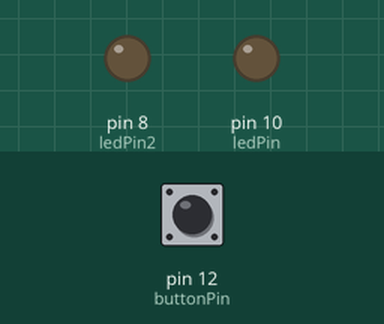
Recording of a sketch running on a simulated Arduino Uno, built with avr-gcc and run on an emulated ATmega328P. Parts: output pins drawn as LEDs (lit = HIGH). Inputs (shaded band) come from the test bench; at power-on: pin 12 (buttonPin) LOW.

Above: at 1.2 s.
1.3 s: pin 12 (buttonPin) pulled HIGH for 0.15 s
At 2.1 s:
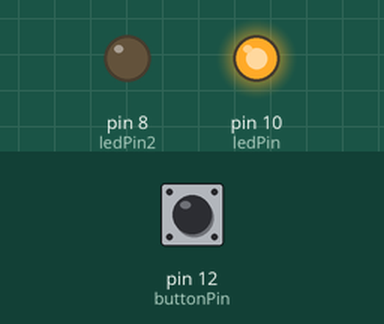
2.9 s: pin 12 (buttonPin) pulled HIGH for 1 s
At 3.3 s:
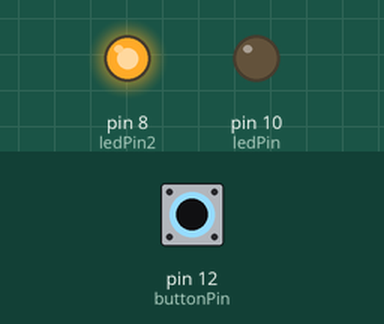
5.4 s: pin 12 (buttonPin) pulled HIGH for 3.2 s
At 6.4 s:
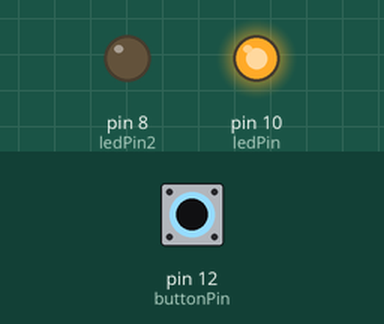
Timing chart, 0 to 8.4 s (numbered marks = the images above; inputs shaded):
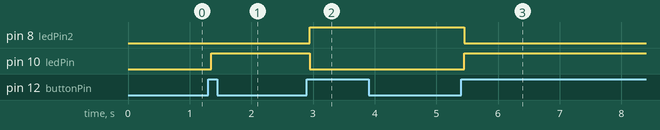

Measured:
- after the input at 1.3 s, pin 10 (ledPin): LOW → HIGH after 0.05 s
- after the input at 2.9 s, pin 8 (ledPin2): LOW → HIGH after 0.05 s; pin 10 (ledPin): HIGH → LOW after 0.05 s
- after the input at 5.4 s, pin 8 (ledPin2): HIGH → LOW after 0.05 s; pin 10 (ledPin): LOW → HIGH after 0.05 s

The sketch:

Opdracht_3.ino
```cpp
const int buttonPin = 12;  // knop
const int ledPin = 10;     // LED 1
const int ledPin2 = 8;     // LED 2

int buttonState = 0;
int lastButtonState = 0;
int ledState = 0;

unsigned long lastDebounceTime = 0;
unsigned long debounceDelay = 50;

void setup() {
  pinMode(ledPin, OUTPUT);
  pinMode(ledPin2, OUTPUT);
  pinMode(buttonPin, INPUT);
}

void loop() {
  int reading = digitalRead(buttonPin);

  if (reading != lastButtonState) {
    lastDebounceTime = millis();  // reset de timer als status verandert
  }

  if ((millis() - lastDebounceTime) > debounceDelay) {
    // als de status stabiel is gedurende debounceDelay
    if (reading == HIGH && buttonState == LOW) {
      // knop is net ingedrukt
      if (ledState == 0) {
        digitalWrite(ledPin, HIGH);
        digitalWrite(ledPin2, LOW);
        ledState = 1;
      } else {
        digitalWrite(ledPin, LOW);
        digitalWrite(ledPin2, HIGH);
        ledState = 0;
      }
    }
    buttonState = reading; // update knopstatus
  }

  lastButtonState = reading;
}
```
